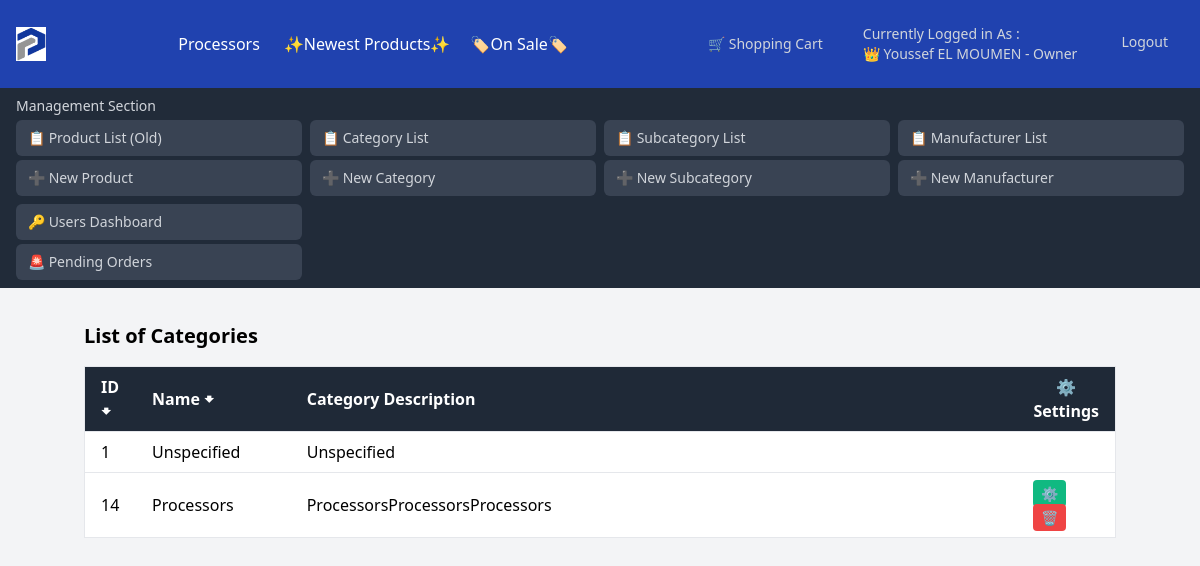
Page /Category/Categories_List.php (signed in) on the earlier database version.
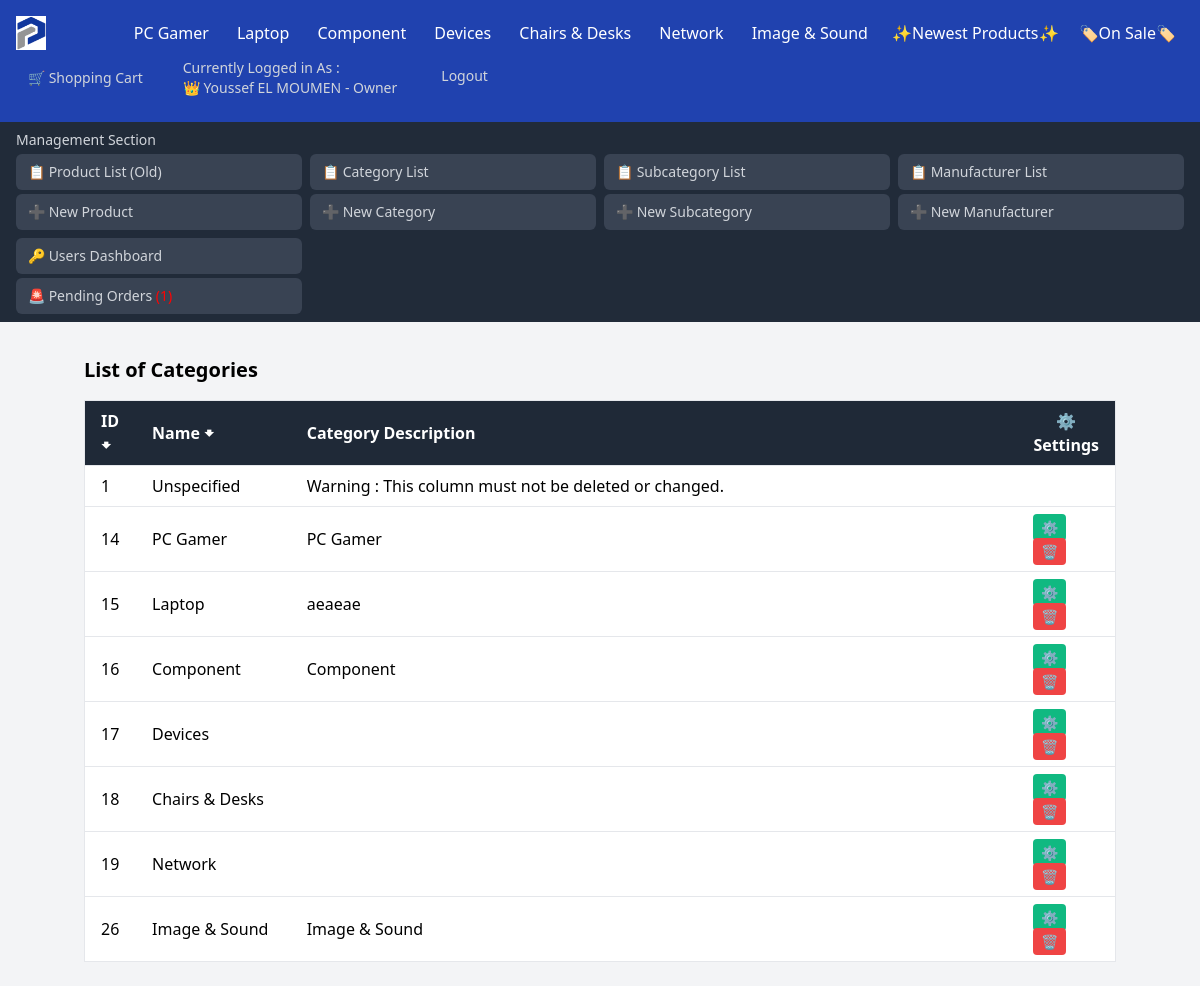
Same page on the later database version.
### tables this page shows
CREATE TABLE `categories` (
  `Category_ID` int NOT NULL AUTO_INCREMENT,
  `Category_Name` varchar(100) DEFAULT 'Unspecified',
  `Category_Desc` varchar(2000) DEFAULT NULL,
  PRIMARY KEY (`Category_ID`),
  UNIQUE KEY `UC_Category_Name` (`Category_Name`),
  UNIQUE KEY `Category_Name` (`Category_Name`)
);

### Category/Categories_List.php (the view, shortened to what the changed rows need)
<!DOCTYPE html>
<html lang="en">
<head>
    <?php
    include_once ("../DB_Connexion.php");
    $Categories = "SELECT Category_ID, Category_Name, Category_Desc FROM Categories";
    $pdoCategories = $connexion->prepare($Categories);
    $pdoCategories->execute();
    $Categories = $pdoCategories->fetchAll(PDO::FETCH_ASSOC);
    ?>
</head>
<body class="bg-gray-100">
    <nav class="bg-blue-800 text-white">
        <div class="flex flex-wrap justify-between items-center p-4">
            <div class="flex grid-cols-4 gap-1">
                <?php foreach ($Categories as $Category): ?>
                    <?php if ($Category['Category_Name'] !== 'Unspecified'):
                        ?>
                        <div class="relative category">
                            <a href=".././?id=<?php echo $Category['Category_ID'] ?>&Type=Category&Name=<?php echo str_replace(' ', '', $Category['Category_Name']) ?>"
                                class="px-3 py-2 hover:bg-gray-700"><?php echo $Category['Category_Name']; ?></a>
                        </div>
                    <?php endif; ?>
                <?php endforeach; ?>
            </div>
        </div>
    </nav>
    <div class="container mx-auto p-6">
        <div class="content-wrapper">
            <h1 class="text-xl font-semibold mb-4">List of Categories</h1>
            <div class="overflow-x-auto">
                <table class="min-w-full bg-white border border-gray-200">
                    <thead class="bg-gray-800 text-white">
                        <tr>
                            <th class="py-2 px-4 border-b text-left cursor-pointer" style="width : 5%"
                                onclick="sortTable(0)">ID
                                <span>🠻</span>
                            </th>
                            <th class="py-2 px-4 border-b text-left cursor-pointer" style="width : 15%"
                                onclick="sortTable(1)">Name
                                <span>🠻</span>
                            </th>
                            <th class="py-2 px-4 border-b text-left">Category Description</th>
                            <th class="py-2 px-4 border-b" style="width : 9% ">⚙️ Settings</th>
                        </tr>
                    </thead>
                    <tbody>
                        <?php foreach ($Categories as $Category):
                            $Category_Desc = strlen($Category['Category_Desc']) > 100 ? substr($Category['Category_Desc'], 0, 100) . "..." : $Category['Category_Desc'];
                            ?>
                            <tr class="border-b hover:bg-gray-100">
                                <td class="py-2 px-4 text-left"><?php echo $Category['Category_ID']; ?></td>
                                <td class="py-2 px-4 text-left"><?php echo $Category['Category_Name']; ?></td>
                                <td class="py-2 px-4 text-left limited-text">
                                    <?php if (strlen($Category['Category_Desc'] > 100)) {
                                        echo $Category_Desc;
                                    } else {
                                        echo $Category['Category_Desc'];
                                    } ?>
                                </td>
                                <td class="py-2 px-4 text-left">
                                    <?php if ($Category['Category_Name'] !== 'Unspecified') { ?>
                                        <a href="Categories_Modify.php?id=<?php echo $Category['Category_ID']; ?>&Category_Name=<?php echo $Category['Category_Name']; ?>"
                                            class="bg-green-500 text-white py-1 px-2 rounded hover:bg-green-600 text-sm">⚙️</a>
                                        <a href="Categories_Delete.php?id=<?php echo $Category['Category_ID']; ?>"
                                            onclick="return confirm('Are you sure you want to delete this Category?\n*Disclaimer* : This action is irreversible')"
                                            class="bg-red-500 text-white py-1 px-2 rounded hover:bg-red-600 text-sm">🗑️</a>
                                    <?php } ?>
                                </td>
                            </tr>
                        <?php endforeach; ?>
                    </tbody>
                </table>
            </div>
        </div>
    </div>
</body>
</html>

Differences in the rows shown:
changed categories id 14: Category_Name "Processors" → "PC Gamer"; Category_Desc "ProcessorsProcessorsProcessors" → "PC Gamer"
added categories: Category_Name "Laptop", Category_ID "15", Category_Desc "aeaeae"
added categories: Category_Name "Component", Category_ID "16", Category_Desc "Component"
added categories: Category_Name "Devices", Category_ID "17"
added categories: Category_Name "Chairs & Desks", Category_ID "18"
added categories: Category_Name "Network", Category_ID "19"
added categories: Category_Name "Image & Sound", Category_ID "26", Category_Desc "Image & Sound"
changed categories "Unspecified": Category_Desc "Unspecified" → "Warning : This column must not be deleted or changed."
